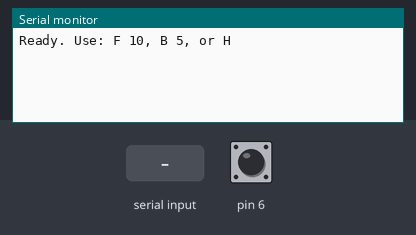
A sketch run on a simulated Arduino Uno, built with avr-gcc and run on an emulated ATmega328P. Shown: the last lines printed to the serial monitor. Inputs (shaded band) come from the test bench; at power-on: pin 6 HIGH.

Above: at 1.2 s.
1.3 s: "90,45\n" received over Serial
At 2.1 s:
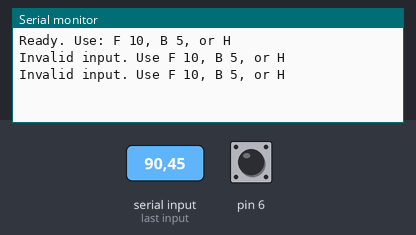
2.8 s: "F90\n" received over Serial
At 4.0 s:
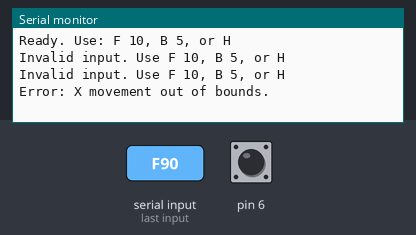
4.3 s: "F,45\n" received over Serial
At 6.4 s:
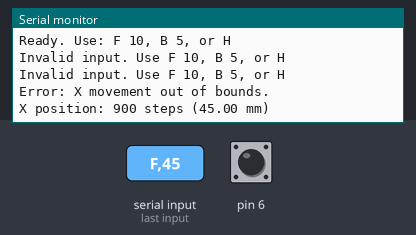
6.7 s: "H90\n" received over Serial
At 7.3 s:
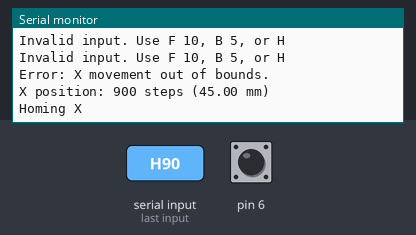

Measured:
- after the input at 1.3 s, the serial monitor: prints a new line at once (image 1)
- after the input at 2.8 s, the serial monitor: prints a new line at once (image 2)
- after the input at 4.3 s, the serial monitor: prints a new line after 0.92 s (image 3)
- after the input at 6.7 s, the serial monitor: prints a new line at once (image 4)

The sketch:

StepperControlV3.ino
```cpp
#include "StepperControl.h"

// GT2 belt pitch
const float beltPitch = 2.0;

// X-Stepper configuration
const int stepPinX = 24;
const int dirPinX = 22;
const int limitSwitchX = 6;
const int motorStepsX = 200;
const int microstepsX = 4;
const int pulleyTeethX = 20;

const float stepsPerMMX = (motorStepsX * microstepsX) / (pulleyTeethX * beltPitch);

Stepper stepperX = {"X", stepPinX,dirPinX, limitSwitchX, stepsPerMMX, 0, 65.0};

void setup() {
  Serial.begin(9600);
  pinMode(stepperX.stepPin, OUTPUT);
  pinMode(stepperX.dirPin, OUTPUT);
  pinMode(stepperX.limitSwitchPin, INPUT_PULLUP);

  Serial.println("Ready. Use: F 10, B 5, or H");
}

void loop() {
  if (Serial.available()) {
    char command = Serial.read();
    float value = Serial.parseFloat();

    if (command == 'F') {
      moveStepperMM(stepperX, false, value, 500);  // false = forward
    }
    else if (command == 'B') {
      moveStepperMM(stepperX, true, value, 500);   // true = backward
    }
    else if (command == 'H') {
      homeStepper(stepperX);
    }
    else {
      Serial.println("Invalid input. Use F 10, B 5, or H");
    }

    while (Serial.available()) Serial.read(); // Clear remaining buffer
  }
}
```

StepperControl.cpp
```cpp
#include <Arduino.h>
#include "StepperControl.h"

void moveStepper(Stepper& motor, bool directionBackward, int steps, int speedMicros, bool ignoreLimits) {
  int newPosition = directionBackward
    ? motor.currentPositionSteps - steps
    : motor.currentPositionSteps + steps;

  int maxSteps = motor.maxPositionMM * motor.stepsPerMM;

  if (!ignoreLimits && (newPosition < 0 || newPosition > maxSteps)) {
    Serial.print("Error: ");
    Serial.print(motor.name);
    Serial.println(" movement out of bounds.");
    return;
  }

  digitalWrite(motor.dirPin, directionBackward ? HIGH : LOW);

  for (int i = 0; i < steps; i++) {
    digitalWrite(motor.stepPin, HIGH);
    delayMicroseconds(speedMicros);
    digitalWrite(motor.stepPin, LOW);
    delayMicroseconds(speedMicros);
  }

  if (!ignoreLimits)
    motor.currentPositionSteps = newPosition;

  Serial.print(motor.name);
  Serial.print(" position: ");
  Serial.print(motor.currentPositionSteps);
  Serial.print(" steps (");
  Serial.print(motor.currentPositionSteps / motor.stepsPerMM, 2);
  Serial.println(" mm)");
}

void moveStepperMM(Stepper& motor, bool directionBackward, float distanceMM, int speedMicros) {
  int stepsToMove = distanceMM * motor.stepsPerMM;
  moveStepper(motor, directionBackward, stepsToMove, speedMicros);
}

void homeStepper(Stepper& motor) {
  Serial.print("Homing ");
  Serial.println(motor.name);

  // Move backwards until limit switch is hit
  while (digitalRead(motor.limitSwitchPin) != LOW) {
    digitalWrite(motor.dirPin, HIGH); // HIGH = backward
    digitalWrite(motor.stepPin, HIGH);
    delayMicroseconds(1000);
    digitalWrite(motor.stepPin, LOW);
    delayMicroseconds(1000);
  }

  delay(50); // Debounce
  delay(100);

  moveStepper(motor, false, 20, 500, true); // Move forward a bit to release

  motor.currentPositionSteps = 0;

  Serial.print("Homing complete. ");
  Serial.print(motor.name);
  Serial.println(" position set to 0 mm.");
}
```

StepperControl.h
```cpp
#ifndef STEPPER_CONTROL_H
#define STEPPER_CONTROL_H

struct Stepper {
  const char* name;
  int stepPin;
  int dirPin;
  int limitSwitchPin;
  float stepsPerMM;
  int currentPositionSteps;
  float maxPositionMM;
};

void moveStepper(Stepper& motor, bool directionBackward, int steps, int speedMicros, bool ignoreLimits = false);
void moveStepperMM(Stepper& motor, bool directionBackward, float distanceMM, int speedMicros);
void homeStepper(Stepper& motor);

#endif
```
